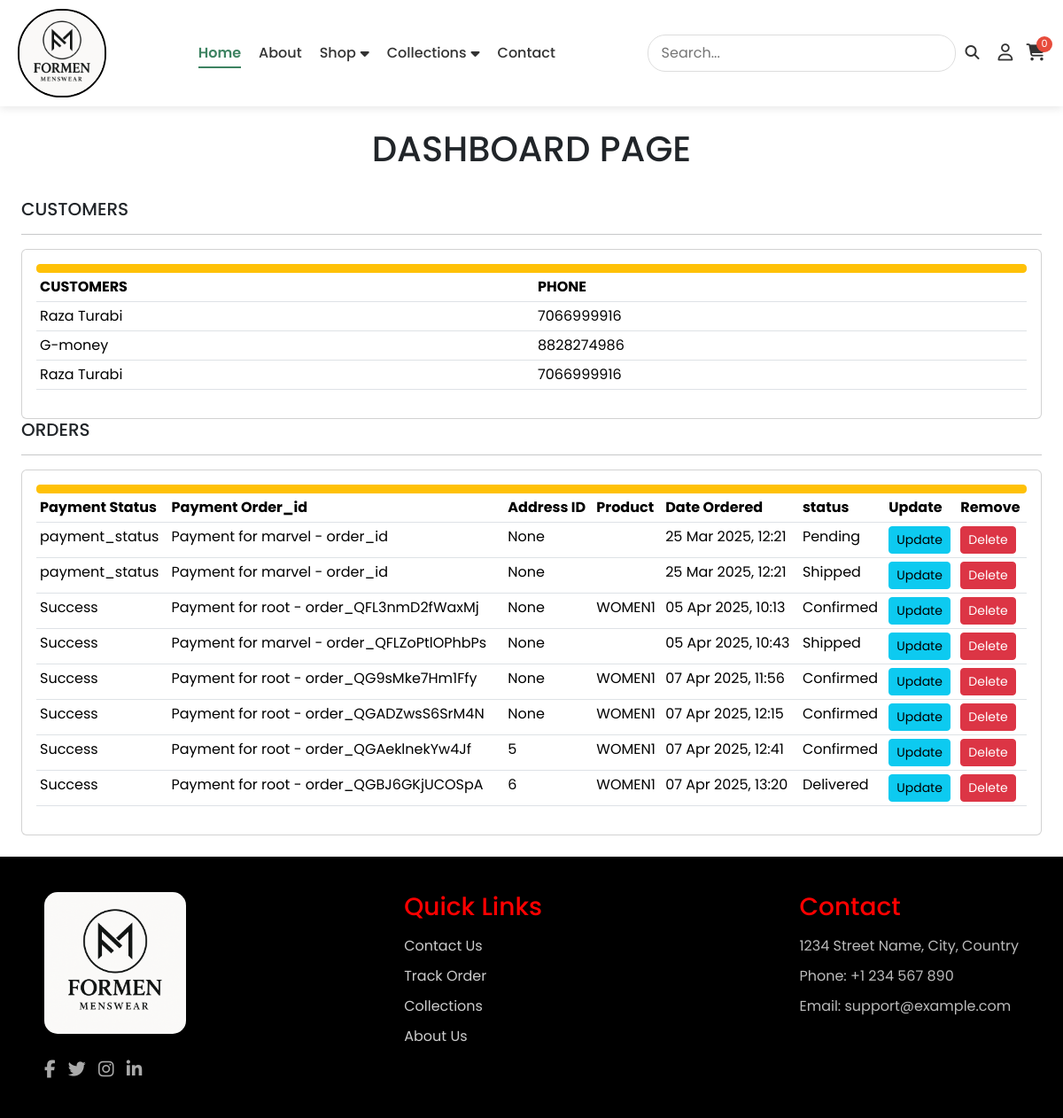
The page /dashboard (signed in) on the database its author committed.
### core/models.py (models this page shows, shortened)
class CustomerDetails(models.Model):
    user = models.ForeignKey(User, on_delete=models.CASCADE)
    name = models.CharField(max_length=250)
    address = models.CharField(max_length=250)
    phone = models.CharField(max_length=10)
    state = models.CharField(max_length=250)
    city = models.CharField(max_length=250)
    pincode = models.IntegerField(default=0, blank=True, null=True)
    def __str__(self):
        return str(self.id)

class Order(models.Model):
    user = models.ForeignKey(User, on_delete=models.CASCADE)
    cart = models.ForeignKey('Cart', on_delete=models.SET_NULL, null=True, blank=True)
    payment = models.ForeignKey('Payment', on_delete=models.SET_NULL, null=True, blank=True)
    status = models.CharField(max_length=20, choices=(
        ("Pending", "Pending"),
        ("Confirmed", "Confirmed"),
        ("Shipped", "Shipped"),
        ("Delivered", "Delivered"),
        ("Cancelled", "Cancelled"),
    ), default="Pending")
    created_at = models.DateTimeField(auto_now_add=True)
    updated_at = models.DateTimeField(auto_now=True)  # Make sure this is set like this
    address = models.ForeignKey(CustomerDetails, on_delete=models.SET_NULL, null=True, blank=True)

class Payment(models.Model):
    user = models.ForeignKey(User, on_delete=models.CASCADE)
    order_id = models.CharField(max_length=255)
    payment_id = models.CharField(max_length=255)
    payment_status = models.CharField(max_length=50)
    amount = models.DecimalField(max_digits=10, decimal_places=2)
    payment_date = models.DateTimeField(auto_now_add=True)
    def __str__(self):
        return f"Payment for {self.user.username} - {self.order_id}"

class Cart(models.Model):
    user = models.ForeignKey(User, on_delete=models.CASCADE, related_name="cart")
    created_at = models.DateTimeField(auto_now_add=True)

class CartItem(models.Model):
    cart = models.ForeignKey(Cart, on_delete=models.CASCADE, related_name="items")
    product = models.ForeignKey('Product', null=True, blank=True, on_delete=models.CASCADE)
    product2 = models.ForeignKey('Product2', null=True, blank=True, on_delete=models.CASCADE)
    deece_category = models.ForeignKey('DeeceCategory2', null=True, blank=True, on_delete=models.CASCADE)
    quantity = models.PositiveIntegerField(default=1)
    @property
    def product_instance(self):
        if self.product:
            return self.product
        elif self.product2:
            return self.product2
        elif self.deece_category:
            return self.deece_category
        else:
            return None  # Handle the case where no valid product is set

class DeeceCategory2(models.Model):
    CATEGORY_CHOICES = [
        ('MEN', 'Men'),
        ('WOMEN', 'Women'),
        ('KIDS', 'Kids'),
        ('HOODJACK', 'Hoodjack'),
        ('FOOTWEAR', 'Footwear'),
    ]
    name = models.CharField(max_length=250)
    category = models.CharField(max_length=250, choices=CATEGORY_CHOICES)
    small_descp = models.CharField(max_length=250)
    description = models.TextField(max_length=500, blank=True)
    color = models.CharField(max_length=50)
    size = models.CharField(max_length=50)
    price = models.IntegerField()
    image = models.ImageField(upload_to='core_dc_2/')

### core/views.py (the view)
# urls.py: path('dashboard', views.dashboard, name='dashboard'),
def dashboard(request):
    if request.user.is_superuser:
        customer = CustomerDetails.objects.all()
        orders = Order.objects.select_related('user', 'payment').all()
        context = {
            'customer': customer,
            'ord': orders
        }
        return render(request, 'core/dashboard.html', context)
    else:
        messages.error(request, 'Access Denied: Superuser Only')
        return render(request, 'core/home.html')

### core/templates/core/dashboard.html (shortened to what this page needs)
{% extends "core/base.html" %}
{% block content %}
<div class="dashboard-con">
    <h1 id='dashboard-h1'>DASHBOARD PAGE</h1>
</div>
<div class="p-4">
    <div class="column">
        <div class="col-md-12">
            <h5>CUSTOMERS</h5>
            <hr>
            <div class="card card-body">
                <a href="" class='btn btn-warning btn-sm btn-block' href=""></a>
                <table class='table-sm table'>
                    <tr>
                        <th>CUSTOMERS</th>
                        <th>PHONE</th>
                    </tr>
                    {% for c in customer  %}
                        <tr>
                            <td>{{c.name}}</td>
                            <td>{{c.phone}}</td>
                        </tr>
                    {% endfor %}
                </table>
            </div>
        </div>
        <div class="col-md-12">
            <h5>ORDERS</h5>
            <hr>
            <div class="card card-body">
                <a href="" class='btn btn-warning btn-sm btn-block' href=""></a>
                <table class='table-sm table'>
                    <tr>
                        <th>Payment Status</th>
                        <th>Payment Order_id</th>
                        <th>Address ID</th>
                        <th>Product</th>
                        <th>Date Ordered</th>
                        <th>status</th>
                        <th>Update</th>
                        <th>Remove</th>
                    </tr>
                    {% for o in ord %}
                    <tr>
                        <td>{{ o.payment.payment_status }}</td>
                        <td>{{ o.payment }}</td>
                        <td>{{ o.address }}</td>
                        <td>{{ o.cart.items.all.0.product_instance.name }}</td>
                        <td>{{ o.created_at|date:"d M Y, H:i" }}</td>
                        <td>{{ o.status }}</td>
                        <td><a href="{% url 'update_order' o.id %}" class="btn btn-sm btn-info">Update</a></td>
                        <td><a href="{% url 'delete_order' o.id %}" class="btn btn-sm btn-danger">Delete</a></td>
                    </tr>
                    {% empty %}
                    <tr><td colspan="5">No orders found</td></tr>
                    {% endfor %}
                </table>
            </div>
        </div>
    </div>
</div>
{% endblock content %}

### core/static/core/css/core.css (style rules this page uses)
body { margin: 0; padding: 0; box-sizing: border-box; font-family: 'Poppins', sans-serif; }

### core/templates/core/dashboard.html (style rules this page uses)
.dashboard-con { display:flex; justify-content:center; align-items:center; }
#dashboard-h1 { margin-top: 9rem; text-align:center; }

### core/templates/core/footer.html (style rules this page uses)
.bodysss { display: flex; margin:0px; flex-direction: column; min-height: 100vh; }

### rows shown on the page
CustomerDetails: name "Raza Turabi", phone "7066999916"
CustomerDetails: name "G-money", phone "8828274986"
CustomerDetails: name "Raza Turabi", phone "7066999916"
Order: payment.payment_status "payment_status", payment "Payment for marvel - order_id", address "None", created_at "25 Mar 2025, 12:21", status "Pending"
Order: payment.payment_status "payment_status", payment "Payment for marvel - order_id", address "None", created_at "25 Mar 2025, 12:21", status "Shipped"
Order: payment.payment_status "Success", payment "Payment for root - order_QFL3nmD2fWaxMj", address "None", cart.items.all.0.product_instance.name "WOMEN1", created_at "05 Apr 2025, 10:13", status "Confirmed"
Order: payment.payment_status "Success", payment "Payment for marvel - order_QFLZoPtlOPhbPs", address "None", created_at "05 Apr 2025, 10:43", status "Shipped"
Order: payment.payment_status "Success", payment "Payment for root - order_QG9sMke7Hm1Ffy", address "None", cart.items.all.0.product_instance.name "WOMEN1", created_at "07 Apr 2025, 11:56", status "Confirmed"
Order: payment.payment_status "Success", payment "Payment for root - order_QGADZwsS6SrM4N", address "None", cart.items.all.0.product_instance.name "WOMEN1", created_at "07 Apr 2025, 12:15", status "Confirmed"
Order: payment.payment_status "Success", payment "Payment for root - order_QGAeklnekYw4Jf", address "5", cart.items.all.0.product_instance.name "WOMEN1", created_at "07 Apr 2025, 12:41", status "Confirmed"
Order: payment.payment_status "Success", payment "Payment for root - order_QGBJ6GKjUCOSpA", address "6", cart.items.all.0.product_instance.name "WOMEN1", created_at "07 Apr 2025, 13:20", status "Delivered"
